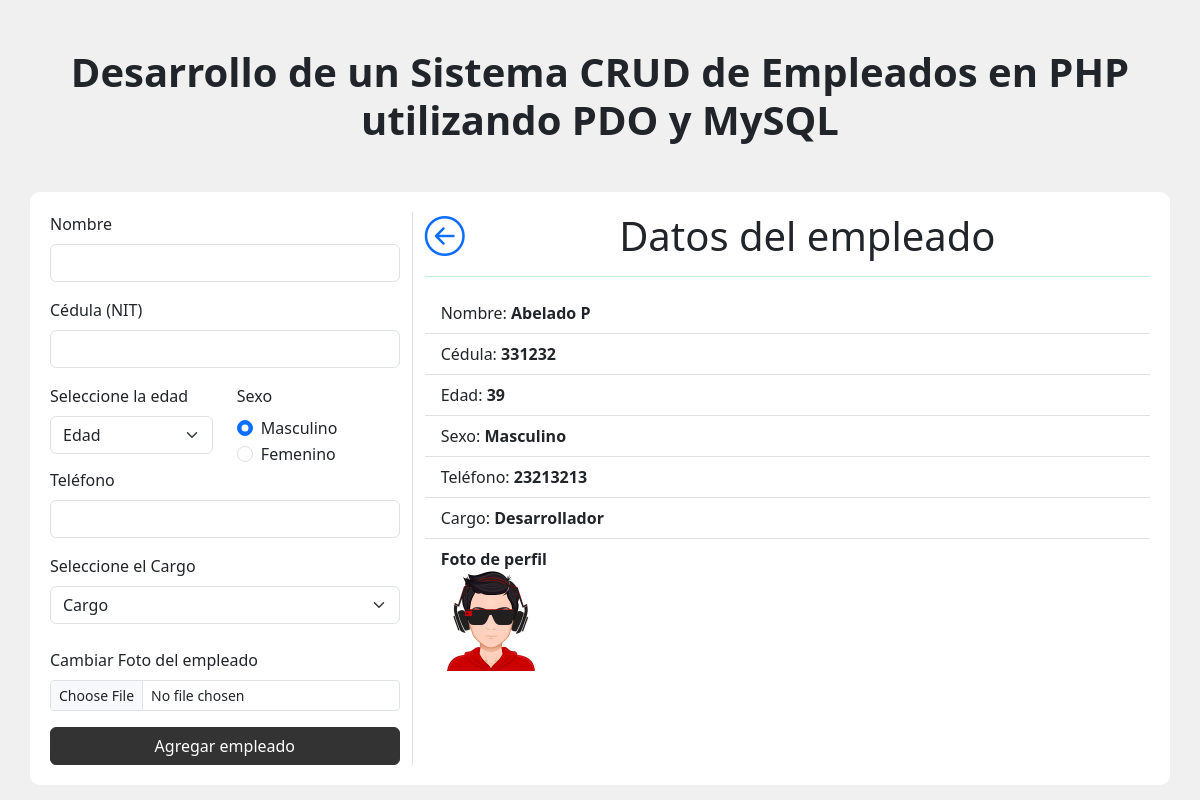
/visualizar.php?id=6, run on the app's committed database.
### tables this page shows
CREATE TABLE `tbl_empleados` (
  `id` int NOT NULL AUTO_INCREMENT,
  `nombre` varchar(100) NOT NULL,
  `edad` int DEFAULT NULL,
  `cedula` varchar(20) DEFAULT NULL,
  `sexo` varchar(10) DEFAULT NULL,
  `telefono` varchar(20) DEFAULT NULL,
  `cargo` varchar(100) DEFAULT NULL,
  `avatar` varchar(255) DEFAULT NULL,
  PRIMARY KEY (`id`)
);

### acciones/acciones.php (called while the page is built, shortened)
<?php
function obtenerDatosEmpleado($conexion, $id)
{
    $sql = ("SELECT * FROM tbl_empleados WHERE id = $id");
    $query = $conexion->query($sql);
    $empleado = $query->fetch_assoc();
    return $empleado;
}

### visualizar.php (the view, shortened to what this page needs)
<!doctype html>
<html lang="es">
<head>
    <link href="https://cdn.jsdelivr.net/npm/bootstrap@5.3.3/dist/css/bootstrap.min.css" rel="stylesheet">
    <link rel="stylesheet" href="https://cdn.jsdelivr.net/npm/bootstrap-icons@1.11.3/font/bootstrap-icons.min.css" />
    <link rel="stylesheet" href="assets/css/home.css">
</head>
<body>
    <h1 class="text-center mt-5 mb-5 fw-bold">Desarrollo de un Sistema CRUD de Empleados en PHP utilizando PDO y MySQL</h1>
    <div class="container">
        <div class="row justify-content-md-center">
            <div class="col-md-4" style="border-right: 1px solid #dee2e6;">
                <?php include("formulario.php"); ?>
            </div>
            <div class="col-md-8">
                <h1 class="text-center">
                    <a href="./" class="float-start">
                        <i class="bi bi-arrow-left-circle"> </i>
                    </a>
                    Datos del empleado
                    <hr>
                </h1>
                <?php
                if (isset($_GET['id'])) {
                    include("config/config.php");
                    include("acciones/acciones.php");
                    $id = $_GET['id'];
                    $dataInfo = obtenerDatosEmpleado($conexion, $id);
                } else {
                    header("location:./");
                }
                ?>
                <ul class="list-group list-group-flush">
                    <li class="list-group-item">Nombre: <strong> <?php echo $dataInfo['nombre']; ?></strong></li>
                    <li class="list-group-item">Cédula: <strong><?php echo $dataInfo['cedula']; ?></strong></li>
                    <li class="list-group-item">Edad: <strong><?php echo $dataInfo['edad']; ?></strong></li>
                    <li class="list-group-item">Sexo: <strong><?php echo $dataInfo['sexo']; ?></strong></li>
                    <li class="list-group-item">Teléfono: <strong><?php echo $dataInfo['telefono']; ?></strong></li>
                    <li class="list-group-item">Cargo: <strong><?php echo $dataInfo['cargo']; ?></strong></li>
                    <li class="list-group-item">
                        <strong>Foto de perfil</strong> <br>
                        <img src="acciones/fotos_empleados/<?php echo $dataInfo['avatar']; ?>" alt='<?php echo $dataInfo['nombre']; ?>' width="100" height="100">
                    </li>
                </ul>
            </div>
        </div>
    </div>
</body>
</html>

### assets/css/home.css (style rules this page uses)
body { background-color: #f0f0f0 !important; }
.container { background-color: #fff !important; padding: 20px; border-radius: 10px; }
hr { height: 0.1px !important; color: #06c046 !important; width: 100% !important; background-color: red; }

### data on the page
tbl_empleados: nombre "Abelado P", cedula "331232", edad "39", sexo "Masculino", telefono "23213213", cargo "Desarrollador", avatar (picture)
